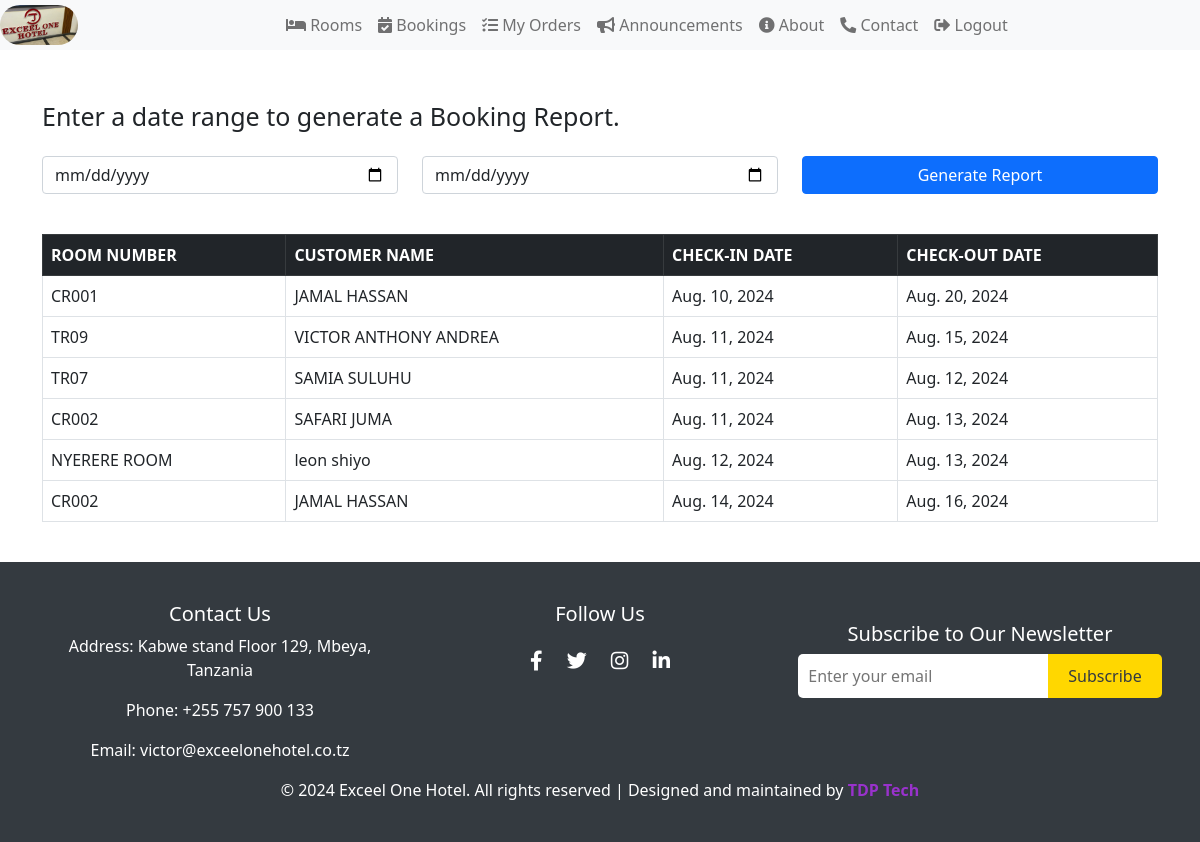
Page /Room/booking-report/ (signed in) on the committed database.
### RoomBookingApp/models.py (models this page shows, shortened)
class Booking(models.Model):
    STATUS_CHOICES = [
        ('pending', 'Pending'),
        ('confirmed', 'Confirmed'),
        ('checked_in', 'Checked-In'),
        ('checked_out', 'Checked-Out'),
        ('canceled', 'Canceled'),
    ]
    room = models.ForeignKey(Room, on_delete=models.CASCADE)
    customer_name = models.CharField(max_length=100)
    check_in_date = models.DateField()
    check_in_time = models.TimeField()
    check_out_date = models.DateField()
    check_out_time = models.TimeField()
    user = models.ForeignKey(User, on_delete=models.CASCADE, related_name='bookings')
    status = models.CharField(max_length=20, choices=STATUS_CHOICES, default='pending')

class Room(models.Model):
    room_number = models.CharField(max_length=50, unique=True)
    room_type = models.CharField(max_length=100)
    price = models.DecimalField(max_digits=12, decimal_places=2)
    user = models.ForeignKey(User, on_delete=models.CASCADE, related_name='rooms')

### RoomBookingApp/views.py (the view)
# urls.py: path('booking-report/', views.booking_report, name='booking_report'),
@login_required
def booking_report(request):
    bookings = Booking.objects.all()
    start_date = request.GET.get('start_date')
    end_date = request.GET.get('end_date')
    if start_date and end_date:
        start_date = date.fromisoformat(start_date)
        end_date = date.fromisoformat(end_date)
        bookings = bookings.filter(check_in_date__gte=start_date, check_out_date__lte=end_date)
    return render(request, 'booking_report.html', {
        'bookings': bookings,
        'start_date': start_date,
        'end_date': end_date,
    })

### RoomBookingApp/templates/booking_report.html (shortened to what this page needs)
{% extends 'base.html' %}
{% block content %}
<p class="booking">Enter a date range to generate a Booking Report.</p>
<form method="get" class="mb-4">
    <div class="row">
        <div class="col-md-4 mb-3">
            <input type="date" name="start_date" class="form-control" value="{{ start_date }}" placeholder="Enter start date" required>
        </div>
        <div class="col-md-4 mb-3">
            <input type="date" name="end_date" class="form-control" value="{{ end_date }}" placeholder="Enter end date" required>
        </div>
        <div class="col-md-4 mb-3">
            <button type="submit" class="btn btn-primary w-100">Generate Report</button>
        </div>
    </div>
</form>
{% if bookings %}
    <div class="table-responsive">
        <table class="table table-bordered">
            <thead class="table-dark">
                <tr>
                    <th>ROOM NUMBER</th>
                    <th>CUSTOMER NAME</th>
                    <th>CHECK-IN DATE</th>
                    <th>CHECK-OUT DATE</th>
                </tr>
            </thead>
            <tbody>
                {% for booking in bookings %}
                <tr>
                    <td>{{ booking.room.room_number }}</td>
                    <td>{{ booking.customer_name }}</td>
                    <td>{{ booking.check_in_date }}</td>
                    <td>{{ booking.check_out_date }}</td>
                </tr>
                {% empty %}
                <tr>
                    <td colspan="4" class="text-center">No bookings found for the selected dates.</td>
                </tr>
                {% endfor %}
            </tbody>
        </table>
    </div>
{% else %}
    <div class="container d-flex justify-content-center align-items-center">
        <p class="alert alert-secondary col-md-3 text-center text-warning col-md-4">
            <i class="fas fa-exclamation-triangle"></i> No bookings found for the selected dates.
        </p>
    </div>
{% endif %}
{% endblock %}

### templates/base.html (style rules this page uses)
* { box-sizing: border-box; }

### RoomBookingApp/templates/booking_report.html (style rules this page uses)
.booking { font-size: 25px; margin-bottom: 20px; }

### rows in the picture
Booking: room.room_number "CR001", customer_name "JAMAL HASSAN", check_in_date "Aug. 10, 2024", check_out_date "Aug. 20, 2024"
Booking: room.room_number "TR09", customer_name "VICTOR ANTHONY ANDREA", check_in_date "Aug. 11, 2024", check_out_date "Aug. 15, 2024"
Booking: room.room_number "TR07", customer_name "SAMIA SULUHU", check_in_date "Aug. 11, 2024", check_out_date "Aug. 12, 2024"
Booking: room.room_number "CR002", customer_name "SAFARI JUMA", check_in_date "Aug. 11, 2024", check_out_date "Aug. 13, 2024"
Booking: room.room_number "NYERERE ROOM", customer_name "leon shiyo", check_in_date "Aug. 12, 2024", check_out_date "Aug. 13, 2024"
Booking: room.room_number "CR002", customer_name "JAMAL HASSAN", check_in_date "Aug. 14, 2024", check_out_date "Aug. 16, 2024"
